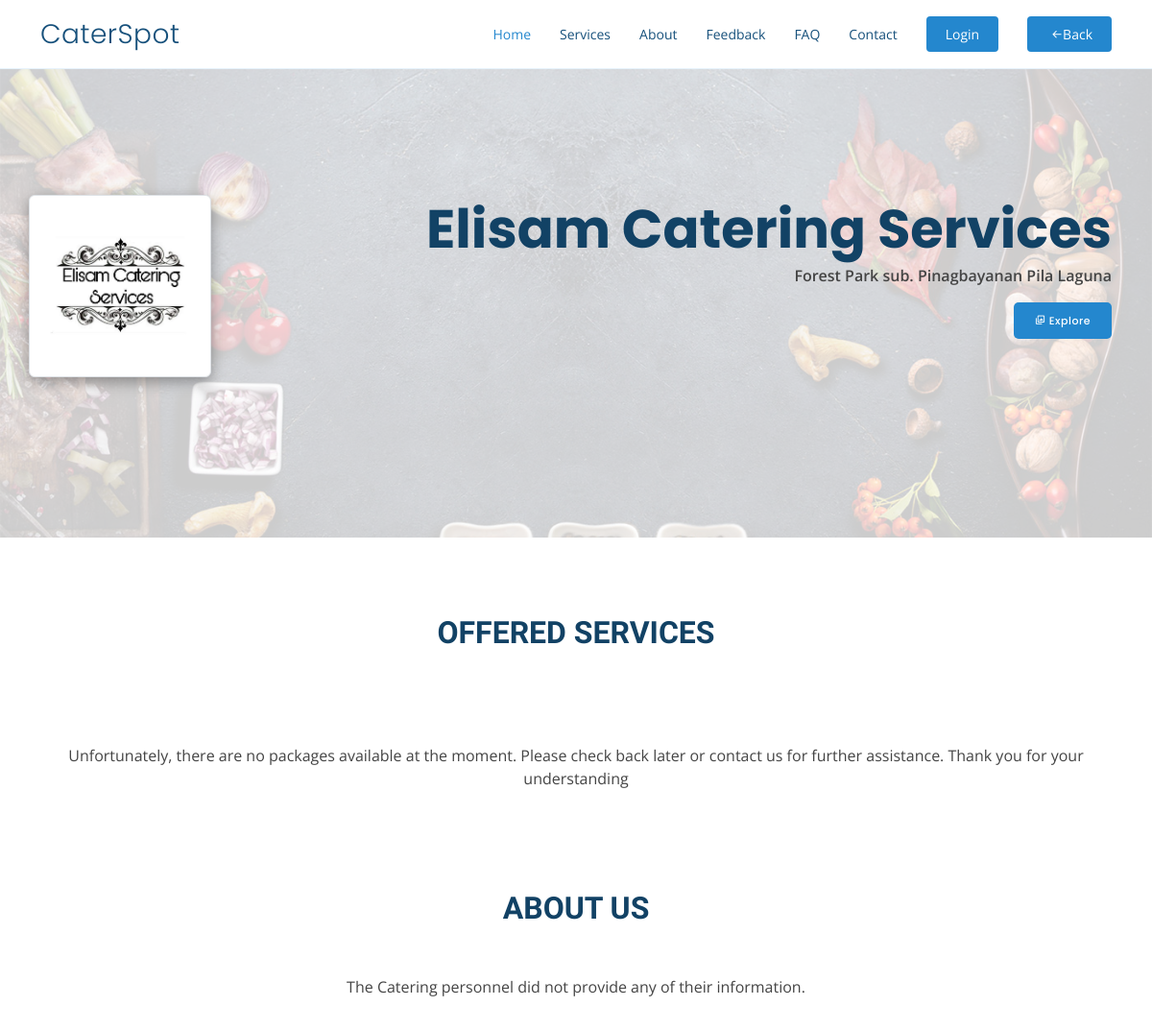
/view.php?cater=Elisam Catering Services&id=93970 (upper part), run on an earlier commit of the app's database.
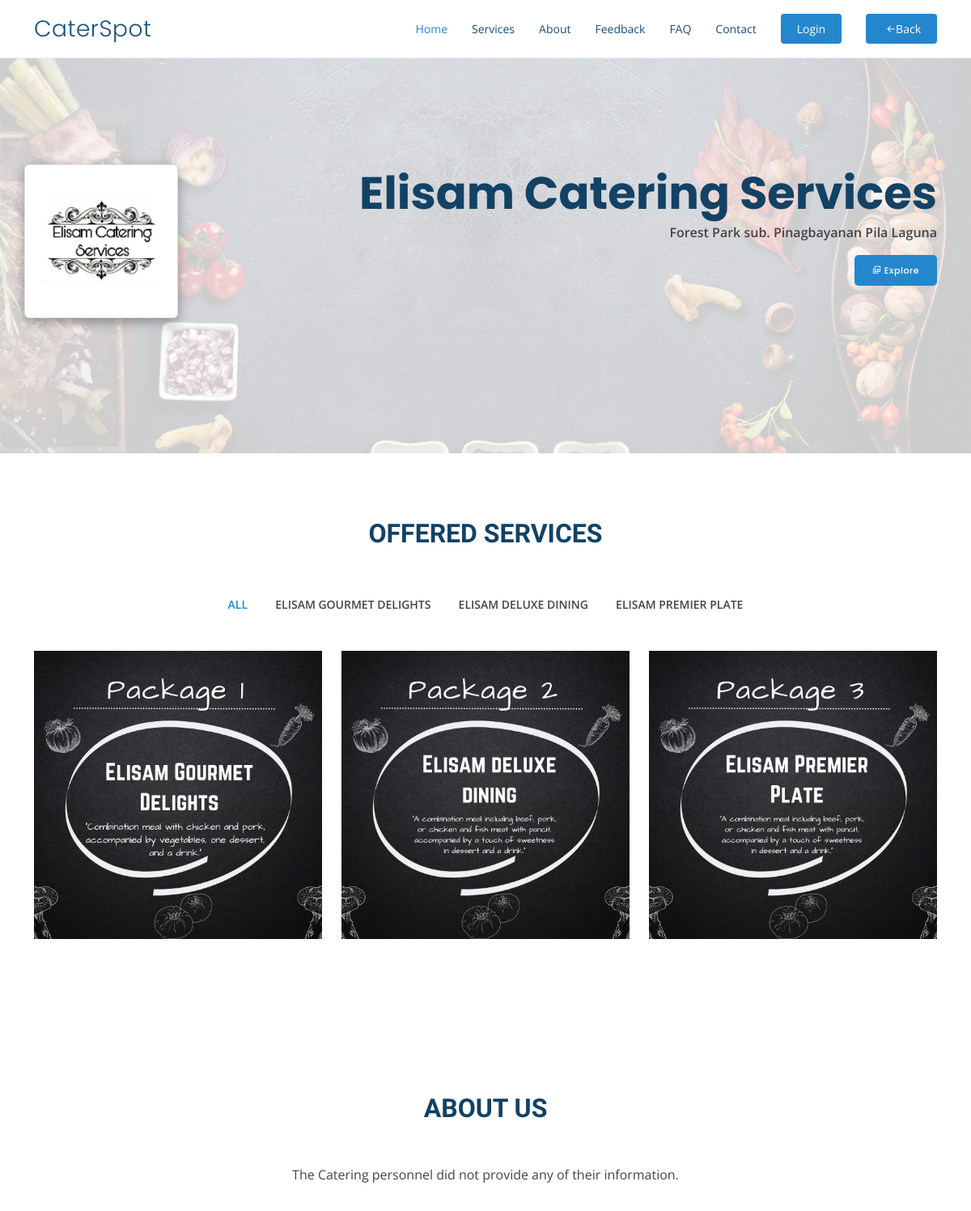
And on a later commit of the database.
### tables this page shows
CREATE TABLE `tbl_packages` (
  `id` int(11) NOT NULL,
  `client_id` int(11) NOT NULL,
  `package_id` int(11) NOT NULL,
  `package_name` varchar(255) NOT NULL,
  `package_desc` text NOT NULL,
  `package_image` varchar(255) NOT NULL,
  `createdAt` timestamp NOT NULL DEFAULT current_timestamp()
);

### functions/fetch-client.php (called while the page is built, shortened)
<?php
require_once 'config/conn.php';
function getClient($client_id)
{
    global $DB_con;
    $sql = 'SELECT A.*,A.contact, B.cater_name, B.cater_location,B.cater_email, B.about_us, B.bg_image, B.cater_contactno, B.socmed_link, B.cater_gmaplink FROM tbl_clients AS A
    LEFT JOIN tblclient_settings AS B ON A.client_id = B.client_id
    WHERE B.client_id = :client_id';
    $stmt = $DB_con->prepare($sql);
    $stmt->bindParam(':client_id', $client_id, PDO::PARAM_STR);
    $stmt->execute();
    $client = $stmt->fetch(PDO::FETCH_ASSOC);
    return $client;
}
if (isset($_GET['id'])) {
    $client_id = $_GET['id'];
    $client = getClient($client_id);
    if ($client) {
        $cater_bg_image = $client['bg_image'];
        $cater_name = $client['cater_name'];
    } else {
        echo "Client not found";
    }
}
?>

### view.php (the view, shortened to what the changed rows need)
<?php
require_once 'functions/fetch-user.php';
require_once 'functions/fetch-client.php';
require_once 'functions/fetch-gallery.php';
?>
<!DOCTYPE html>
<html lang="en">
<head>
    <link href="assets/vendor/aos/aos.css" rel="stylesheet">
    <link href="assets/vendor/bootstrap/css/bootstrap.min.css" rel="stylesheet">
    <link href="assets/vendor/bootstrap-icons/bootstrap-icons.css" rel="stylesheet">
    <link href="assets/vendor/boxicons/css/boxicons.min.css" rel="stylesheet">
    <link href="assets/vendor/glightbox/css/glightbox.min.css" rel="stylesheet">
    <link href="assets/vendor/remixicon/remixicon.css" rel="stylesheet">
    <link href="assets/vendor/swiper/swiper-bundle.min.css" rel="stylesheet">
    <link href="assets/css/style.css" rel="stylesheet">
</head>
<body>
    <header id="header" class="fixed-top">
        <div class="container d-flex align-items-center justify-content-between">
            <h1 class="logo"><a href="./">CaterSpot</a></h1>
        </div>
    </header>
    <section id="hero" class="d-flex align-items-center"
        style="background: url('assets/img/client-images/<?php echo $cater_bg_image; ?>') top center; background-size: cover; height:70vh;padding-top:2em;">
        <div class="container position-relative" data-aos="fade-up" data-aos-delay="100">
            <div class="row">
                    <?php
                    $image_path = 'assets/img/client-images/' . $client_image;
                    if (file_exists($image_path) && is_file($image_path)) {
                        $image_source = $image_path;
                    } else {
                        $image_source = 'assets/img/client-images/Image_not_available.jpg';
                    }
                    ?>
                <div class="col-md-8 col-12">
                    <div class="text-end">
                        <h1>
                            <?php
                            if (!empty($cater_name)):
                                echo $cater_name;
                            else:
                                echo "No Catering Services Found.";
                            endif; ?>
                        </h1>
                    </div>
                </div>
            </div>
    </section>
    <main id="main">
        <section id="services" class="portfolio">
            <div class="container" data-aos="fade-up">
                <div class="section-title">
                    <h2>Offered Services</h2>
                </div>
                <?php
                $client_id = isset($_GET['id']) ? $_GET['id'] : '';
                if (!empty($client_id)) {
                    $sql = "SELECT * FROM tbl_packages AS A INNER JOIN tbl_clients AS B ON B.client_id = A.client_id WHERE B.client_id = :client_id";
                    $stmt = $DB_con->prepare($sql);
                    $stmt->bindParam(':client_id', $client_id, PDO::PARAM_STR);
                    $stmt->execute();
                    $packages = $stmt->fetchAll(PDO::FETCH_ASSOC);
                }
                ?>
                <div class="row" data-aos="fade-up" data-aos-delay="150">
                    <div class="col-lg-12 d-flex justify-content-center">
                        <ul id="portfolio-flters">
                            <?php if (!empty($packages)): ?>
                                <li data-filter="*" class="filter-active">All</li>
                                <?php foreach ($packages as $package):
                                    ?>
                                    <li data-filter=".filter-<?php echo $package['package_id']; ?>">
                                        <?php echo $package['package_name']; ?>
                                    </li>
                                <?php endforeach; ?>
                            <?php endif; ?>
                        </ul>
                    </div>
                </div>
                <div class="row portfolio-container" data-aos="fade-up" data-aos-delay="300">
                    <?php
                    if (!empty($client_id)) {
                        $sql = "SELECT * FROM tbl_packages AS A INNER JOIN tbl_clients AS B ON B.client_id = A.client_id WHERE B.client_id = :client_id";
                        $stmt = $DB_con->prepare($sql);
                        $stmt->bindParam(':client_id', $client_id, PDO::PARAM_STR);
                        $stmt->execute();
                        $packages = $stmt->fetchAll(PDO::FETCH_ASSOC);
                    }
                    ?>
                    <?php if (!empty($packages)): ?>
                        <?php foreach ($packages as $package): ?>
                            <div class="col-lg-4 col-md-6 portfolio-item filter-<?php echo $package['package_id']; ?>">
                                <div class="portfolio-wrap">
                                    <?php
                                    $image_path = 'assets/img/package-uploads/' . $package['package_image'];
                                    if (file_exists($image_path) && is_file($image_path)) {
                                        $image_source = $image_path;
                                    } else {
                                        $image_source = 'assets/img/package-uploads/Image_not_available.jpg';
                                    }
                                    ?>
                                    <img src="<?php echo $image_source; ?>" class="img-fluid" alt="">
                                </div>
                            </div>
                        <?php endforeach; ?>
                    <?php else: ?>
                        <center>
                            <div class="No_package" style="background: #fff;padding:0.5em; width:100%;">
                                <p>Unfortunately, there are no packages available at the moment. Please check back later or
                                    contact us for further assistance. Thank you for your understanding</p>
                            </div>
                        </center>
                    <?php endif; ?>
                </div>
            </div>
        </section>
        <section id="about" class="about">
            <div class="container" data-aos="fade-up">
                <div class="section-title">
                    <h2>About Us</h2>
                </div>
            </div>
        </section>
    </main>
</body>
</html>

What changed in the data, as far as the page shows it:
added tbl_packages: package_name "ELISAM GOURMET DELIGHTS", package_image (picture)
added tbl_packages: package_name "ELISAM DELUXE DINING", package_image (picture)
added tbl_packages: package_name "ELISAM PREMIER PLATE", package_image (picture)
Also different on the page:
text no longer shown: "Unfortunately, there are no packages available at the moment. Please check back later or contact us for further assistance. Thank you for your understanding"
text now shown: "ALL"
